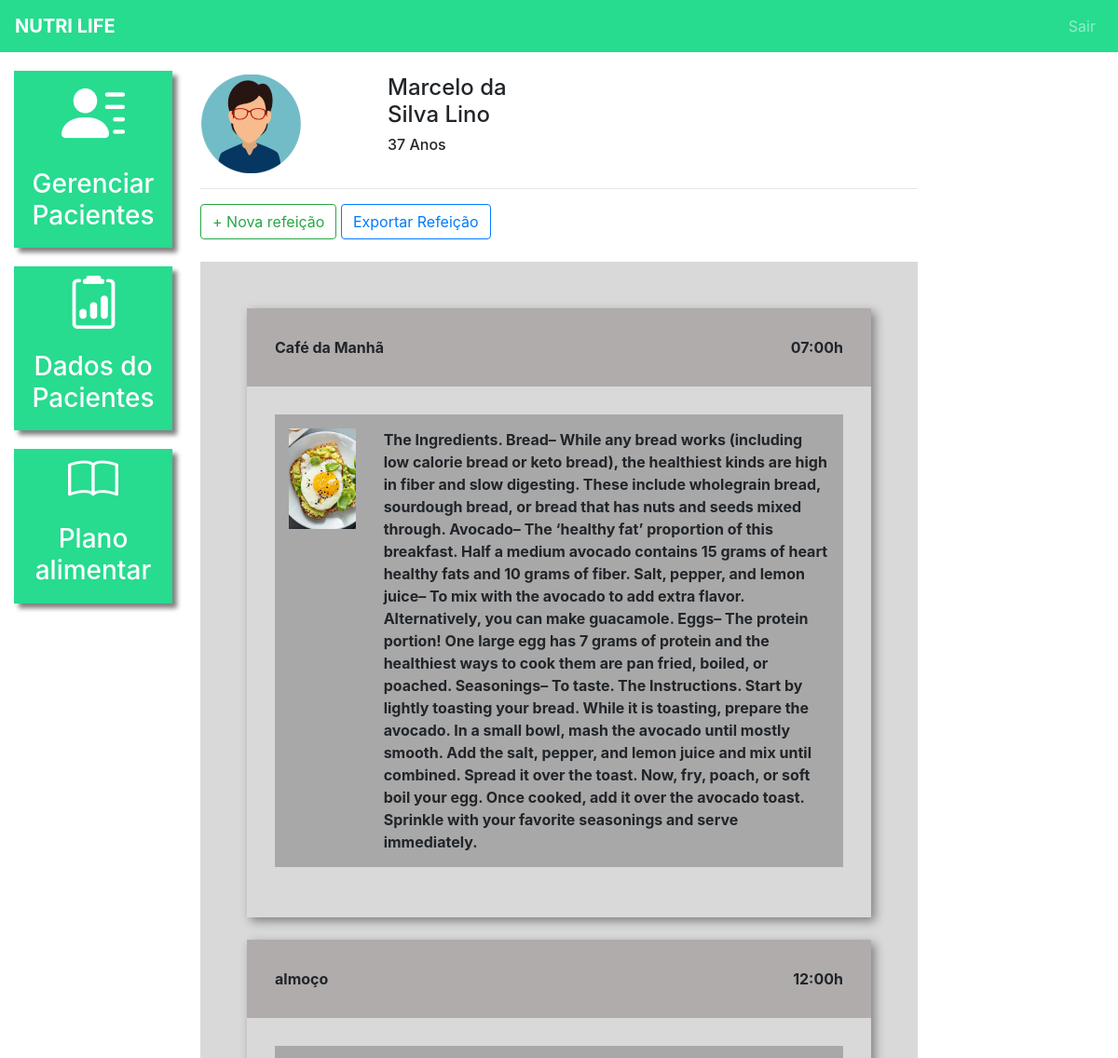
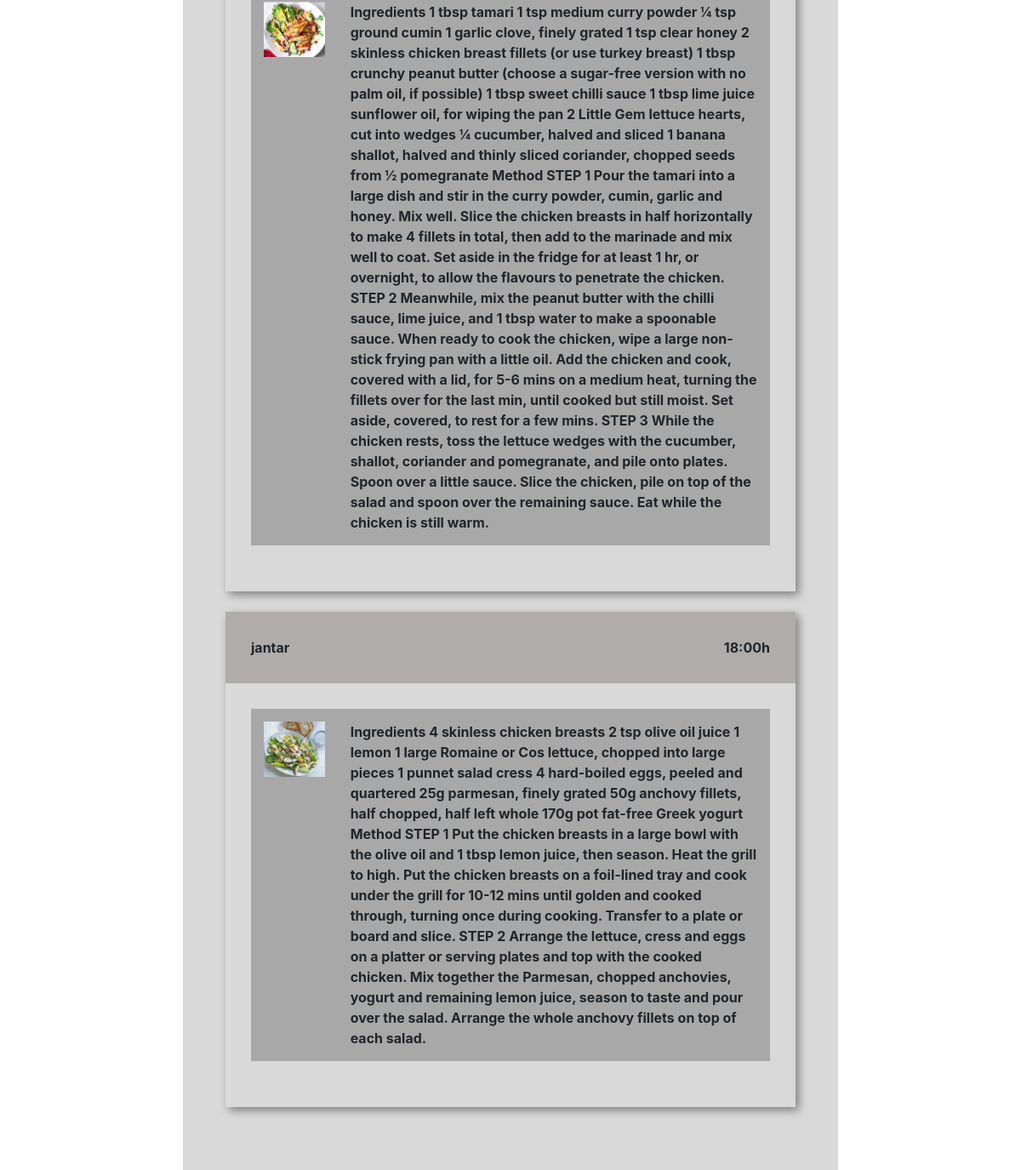
Screenshot of /plano_alimentar/6/ (signed in) with the database file from the repository (2 pictures, top to bottom).
### plataforma/models.py (models this page shows, shortened)
class Pacientes(models.Model):
    choices_sexo = (('F', 'Feminino'),
                    ('M', 'Masculino'))
    nome = models.CharField(max_length=50)
    sexo = models.CharField(max_length=1, choices=choices_sexo)
    idade = models.IntegerField()
    email = models.EmailField()
    telefone = models.CharField(max_length=19)
    nutri = models.ForeignKey(User, on_delete=models.CASCADE)

class Refeicao(models.Model):
    paciente = models.ForeignKey(Pacientes, on_delete=models.CASCADE)
    titulo = models.CharField(max_length=50)
    horario = models.TimeField()
    carboidratos = models.IntegerField()
    proteinas = models.IntegerField()
    gorduras = models.IntegerField()

class Opcao(models.Model):
    refeicao = models.ForeignKey(Refeicao, on_delete=models.CASCADE)
    imagem = models.ImageField(upload_to="opcao")
    descricao = models.TextField()

### plataforma/views.py (the view)
# urls.py: path('plano_alimentar/<str:id>/',views.plano_alimentar, name="plano_alimentar"),
def plano_alimentar(request, id):
    paciente = get_object_or_404(Pacientes, id=id)
    if not paciente.nutri == request.user:
        messages.add_message(request, constants.ERROR,
                             'Esse paciente não pertence à sua lista')
        return redirect('/plano_alimentar_listar/')
    if request.method == "GET":
        r1 = Refeicao.objects.filter(paciente=paciente).order_by('horario')
        opcao = Opcao.objects.all()
        return render(request, 'plano_alimentar.html', {'paciente': paciente, 'refeicao': r1, 'opcao': opcao})

### plataforma/templates/plano_alimentar.html (shortened to what this page needs)
{% extends 'base_plataforma.html' %}
{% load static %}
{% block 'plataforma' %}
    <br>
    <div class="row">
        <div class="col-md-3">
                {% if paciente.sexo == "M"%}
                    <img src="{% static 'plataforma/img/perfil2.png' %}">
                {% else %}
                    <img src="{% static 'plataforma/img/perfil1.png' %}">
                {% endif %}
        </div>
        <div class="col-md-3 dados descricao">
            <h4>{{paciente.nome}}</h4>
            <h6>{{paciente.idade}} Anos</h6>
        </div>
    </div>
    <hr>
    <button type="button" class="btn btn-outline-success" data-toggle="modal" data-target="#modal">
        + Nova refeição
    </button>
    <button type="button" class="btn btn-outline-primary">
        <a href="{% url 'exportar_refeicao' %}">Exportar Refeição</a>
    </button>
    <br>
    <br>
    <div class="fundo-alimentar">
{% for re in refeicao %}
    <div class="refeicao">
        <div class="head-refeicao">
            <span>{{re.titulo}}</span>
            <span style="float: right;">{{re.horario}}h</span>
        </div>
        <div class="body-refeicao">
            {% for o1 in opcao %}
                {% if o1.refeicao == re  %}
                    <div class="opcao">
                        <div class="row">
                            <div class="col-md-2">
                                <img width="100%" src="{{o1.imagem.url }}">
                            </div>
                            <div class="col-md-10">
                                {{o1.descricao}}
                            </div>
                        </div>
                    </div>
                    <br>
                {% endif %}
            {% endfor %}
            </div>
    </div>
    <br>
{% endfor %}
{% endblock%}

### templates/static/plataforma/css/css.css (style rules this page uses)
.dados { font-weight: bold; }
.descricao { margin-left: -12%; }
@media (max-width: 1300px) { .descricao { margin-left: 1px; } }

### templates/static/plataforma/css/plano_alimentar.css (style rules this page uses)
.fundo-alimentar { background-color: #D9D9D9; padding: 50px; }
.refeicao { box-shadow: 4px 4px 10px gray; }
.head-refeicao { background-color: #B0ACAC; padding: 30px; font-weight: bold; }
.body-refeicao { padding: 30px; font-weight: bold; }
.opcao { background-color: #A8A8A8; padding: 15px; }

### rows the page displays
Pacientes: nome "Marcelo da Silva Lino", idade "37"
Refeicao: titulo "Café da Manhã", horario "07:00"
Opcao: imagem (picture), descricao "The Ingredients. Bread– While any bread works (including low calorie bread or keto bread), the healthiest kinds are high in fiber and slow digesting. These include wholegrain bread, sourdough bread, or bread that has nuts and seeds mixed through. Avocado– The ‘healthy fat’ proportion of this breakfast. Half a medium avocado contains 15 grams of heart healthy fats and 10 grams of fiber. Salt, pepper, and lemon juice– To mix with the avocado to add extra flavor. Alternatively, you can make guacamole. Eggs– The protein portion! One large egg has 7 grams of protein and the healthiest ways to cook them are pan fried, boiled, or poached. Seasonings– To taste. The Instructions. Start by lightly…"
Refeicao: titulo "almoço", horario "12:00"
Opcao: imagem (picture), descricao "Ingredients 1 tbsp tamari 1 tsp medium curry powder ¼ tsp ground cumin 1 garlic clove, finely grated 1 tsp clear honey 2 skinless chicken breast fillets (or use turkey breast) 1 tbsp crunchy peanut butter (choose a sugar-free version with no palm oil, if possible) 1 tbsp sweet chilli sauce 1 tbsp lime juice sunflower oil, for wiping the pan 2 Little Gem lettuce hearts, cut into wedges ¼ cucumber, halved and sliced 1 banana shallot, halved and thinly sliced coriander, chopped seeds from ½ pomegranate Method STEP 1 Pour the tamari into a large dish and stir in the curry powder, cumin, garlic and honey. Mix well. Slice the chicken breasts in half horizontally to make 4 fillets in total, then…"
Refeicao: titulo "jantar", horario "18:00"
Opcao: imagem (picture), descricao "Ingredients 4 skinless chicken breasts 2 tsp olive oil juice 1 lemon 1 large Romaine or Cos lettuce, chopped into large pieces 1 punnet salad cress 4 hard-boiled eggs, peeled and quartered 25g parmesan, finely grated 50g anchovy fillets, half chopped, half left whole 170g pot fat-free Greek yogurt Method STEP 1 Put the chicken breasts in a large bowl with the olive oil and 1 tbsp lemon juice, then season. Heat the grill to high. Put the chicken breasts on a foil-lined tray and cook under the grill for 10-12 mins until golden and cooked through, turning once during cooking. Transfer to a plate or board and slice. STEP 2 Arrange the lettuce, cress and eggs on a platter or serving plates and…"
